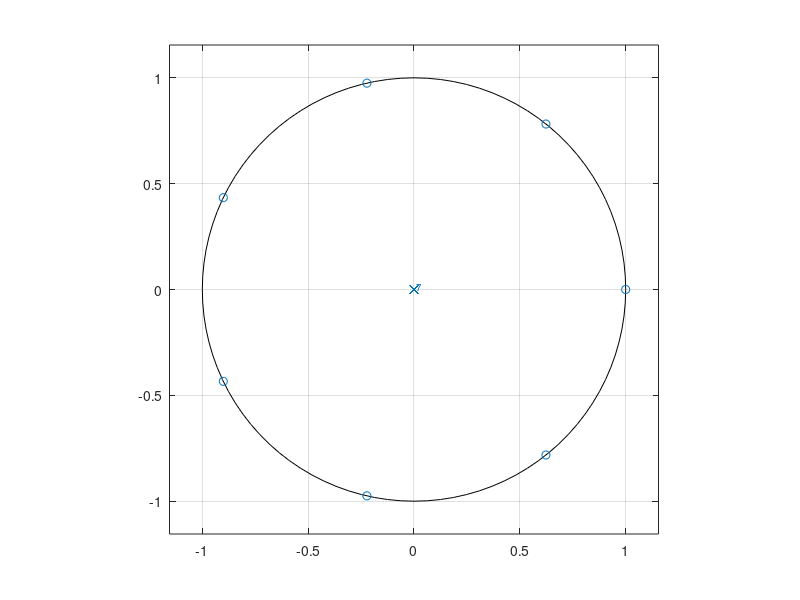
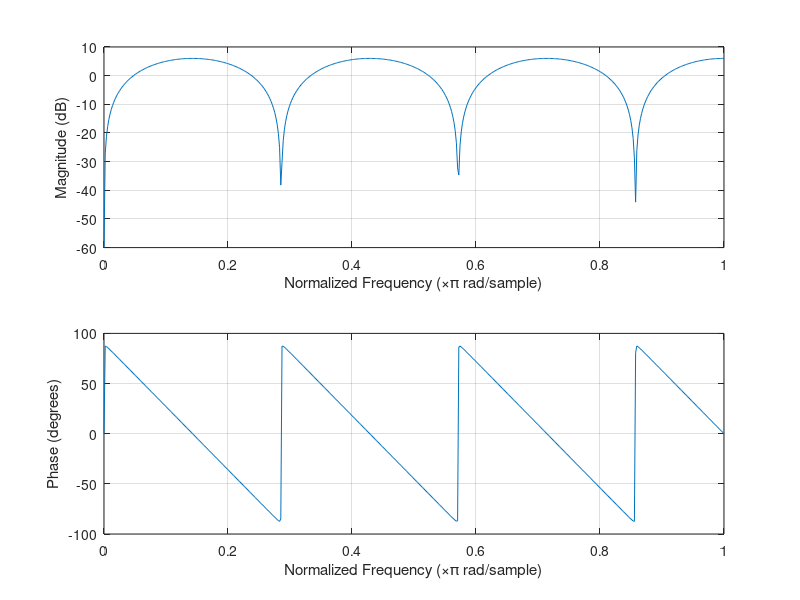
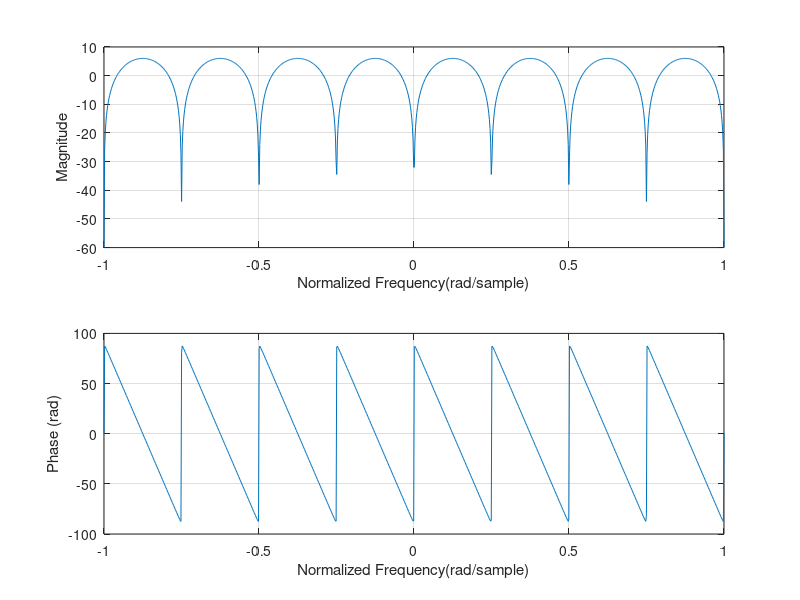

MATLAB code to generate these figures, in order:
%% Practicum 2
% Von Kaukeano

clc;
clear;

a = .999
h = [1 0 0 0 0 0 0 -a]

roots = roots(h)

figure(1)
zplane(h,1)
figure(2)
freqz(h,1)

%% 
N = 1000;
w = linspace(-pi, pi, N);
H = 1 - a * exp(-j*8*w);
Ha = abs(H);
Db  = 20*log10(Ha);
wn = w/pi;

figure(3)
subplot(211)
plot(wn,Db)
grid
ylabel('Magnitude')
xlabel('Normalized Frequency(rad/sample)')
subplot(212)
plot(wn,angle(H)*180/pi)
grid
ylabel('Phase (rad)')
xlabel('Normalized Frequency(rad/sample)')
